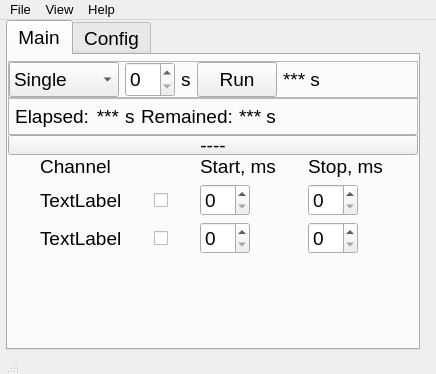
<?xml version="1.0" encoding="UTF-8"?>
<ui version="4.0">
 <class>MainWindow</class>
 <widget class="QMainWindow" name="MainWindow">
  <property name="geometry">
   <rect>
    <x>0</x>
    <y>0</y>
    <width>436</width>
    <height>374</height>
   </rect>
  </property>
  <property name="sizePolicy">
   <sizepolicy hsizetype="Maximum" vsizetype="Preferred">
    <horstretch>0</horstretch>
    <verstretch>0</verstretch>
   </sizepolicy>
  </property>
  <property name="font">
   <font>
    <pointsize>12</pointsize>
   </font>
  </property>
  <property name="windowTitle">
   <string>Emittance Plot Processing</string>
  </property>
  <property name="windowIcon">
   <iconset>
    <normaloff>icon.png</normaloff>icon.png</iconset>
  </property>
  <widget class="QWidget" name="centralwidget">
   <property name="sizePolicy">
    <sizepolicy hsizetype="Maximum" vsizetype="Preferred">
     <horstretch>0</horstretch>
     <verstretch>0</verstretch>
    </sizepolicy>
   </property>
   <layout class="QVBoxLayout" name="verticalLayout">
    <property name="spacing">
     <number>0</number>
    </property>
    <property name="leftMargin">
     <number>6</number>
    </property>
    <property name="topMargin">
     <number>0</number>
    </property>
    <property name="rightMargin">
     <number>6</number>
    </property>
    <property name="bottomMargin">
     <number>0</number>
    </property>
    <item>
     <widget class="QTabWidget" name="tabWidget">
      <property name="sizePolicy">
       <sizepolicy hsizetype="Maximum" vsizetype="Preferred">
        <horstretch>0</horstretch>
        <verstretch>0</verstretch>
       </sizepolicy>
      </property>
      <property name="font">
       <font>
        <pointsize>14</pointsize>
        <weight>50</weight>
        <bold>false</bold>
       </font>
      </property>
      <property name="focusPolicy">
       <enum>Qt::NoFocus</enum>
      </property>
      <property name="tabShape">
       <enum>QTabWidget::Rounded</enum>
      </property>
      <property name="currentIndex">
       <number>0</number>
      </property>
      <widget class="QWidget" name="tabWidgetPage2">
       <property name="sizePolicy">
        <sizepolicy hsizetype="Maximum" vsizetype="Expanding">
         <horstretch>0</horstretch>
         <verstretch>0</verstretch>
        </sizepolicy>
       </property>
       <attribute name="title">
        <string>Main</string>
       </attribute>
       <layout class="QVBoxLayout" name="verticalLayout_2">
        <property name="spacing">
         <number>0</number>
        </property>
        <property name="leftMargin">
         <number>0</number>
        </property>
        <property name="topMargin">
         <number>6</number>
        </property>
        <property name="rightMargin">
         <number>0</number>
        </property>
        <property name="bottomMargin">
         <number>0</number>
        </property>
        <item>
         <widget class="QFrame" name="frame_2">
          <property name="sizePolicy">
           <sizepolicy hsizetype="Preferred" vsizetype="Maximum">
            <horstretch>0</horstretch>
            <verstretch>0</verstretch>
           </sizepolicy>
          </property>
          <property name="frameShape">
           <enum>QFrame::StyledPanel</enum>
          </property>
          <property name="frameShadow">
           <enum>QFrame::Raised</enum>
          </property>
          <layout class="QHBoxLayout" name="horizontalLayout">
           <property name="leftMargin">
            <number>0</number>
           </property>
           <property name="topMargin">
            <number>0</number>
           </property>
           <property name="rightMargin">
            <number>0</number>
           </property>
           <property name="bottomMargin">
            <number>0</number>
           </property>
           <item>
            <widget class="QComboBox" name="comboBox">
             <property name="sizePolicy">
              <sizepolicy hsizetype="Preferred" vsizetype="Preferred">
               <horstretch>0</horstretch>
               <verstretch>0</verstretch>
              </sizepolicy>
             </property>
             <property name="minimumSize">
              <size>
               <width>110</width>
               <height>35</height>
              </size>
             </property>
             <property name="maximumSize">
              <size>
               <width>110</width>
               <height>35</height>
              </size>
             </property>
             <property name="baseSize">
              <size>
               <width>0</width>
               <height>0</height>
              </size>
             </property>
             <property name="font">
              <font>
               <pointsize>14</pointsize>
               <weight>50</weight>
               <bold>false</bold>
              </font>
             </property>
             <property name="currentIndex">
              <number>0</number>
             </property>
             <item>
              <property name="text">
               <string>Single</string>
              </property>
             </item>
             <item>
              <property name="text">
               <string>Periodical</string>
              </property>
             </item>
            </widget>
           </item>
           <item>
            <widget class="QSpinBox" name="spinBox">
             <property name="sizePolicy">
              <sizepolicy hsizetype="Preferred" vsizetype="Preferred">
               <horstretch>0</horstretch>
               <verstretch>0</verstretch>
              </sizepolicy>
             </property>
             <property name="minimumSize">
              <size>
               <width>0</width>
               <height>35</height>
              </size>
             </property>
             <property name="maximumSize">
              <size>
               <width>16777215</width>
               <height>35</height>
              </size>
             </property>
             <property name="font">
              <font>
               <pointsize>14</pointsize>
               <weight>50</weight>
               <bold>false</bold>
              </font>
             </property>
             <property name="keyboardTracking">
              <bool>false</bool>
             </property>
            </widget>
           </item>
           <item>
            <widget class="QLabel" name="label">
             <property name="sizePolicy">
              <sizepolicy hsizetype="Preferred" vsizetype="Preferred">
               <horstretch>0</horstretch>
               <verstretch>0</verstretch>
              </sizepolicy>
             </property>
             <property name="minimumSize">
              <size>
               <width>0</width>
               <height>35</height>
              </size>
             </property>
             <property name="maximumSize">
              <size>
               <width>16777215</width>
               <height>35</height>
              </size>
             </property>
             <property name="font">
              <font>
               <pointsize>14</pointsize>
               <weight>50</weight>
               <bold>false</bold>
              </font>
             </property>
             <property name="text">
              <string>s</string>
             </property>
            </widget>
           </item>
           <item>
            <widget class="QPushButton" name="pushButton">
             <property name="sizePolicy">
              <sizepolicy hsizetype="Preferred" vsizetype="Preferred">
               <horstretch>0</horstretch>
               <verstretch>0</verstretch>
              </sizepolicy>
             </property>
             <property name="minimumSize">
              <size>
               <width>0</width>
               <height>35</height>
              </size>
             </property>
             <property name="maximumSize">
              <size>
               <width>16777215</width>
               <height>35</height>
              </size>
             </property>
             <property name="font">
              <font>
               <pointsize>14</pointsize>
               <weight>50</weight>
               <bold>false</bold>
              </font>
             </property>
             <property name="text">
              <string>Run</string>
             </property>
             <property name="checkable">
              <bool>false</bool>
             </property>
            </widget>
           </item>
           <item>
            <widget class="QLabel" name="label_6">
             <property name="sizePolicy">
              <sizepolicy hsizetype="Preferred" vsizetype="Preferred">
               <horstretch>0</horstretch>
               <verstretch>0</verstretch>
              </sizepolicy>
             </property>
             <property name="minimumSize">
              <size>
               <width>0</width>
               <height>35</height>
              </size>
             </property>
             <property name="maximumSize">
              <size>
               <width>16777215</width>
               <height>35</height>
              </size>
             </property>
             <property name="font">
              <font>
               <pointsize>14</pointsize>
               <weight>50</weight>
               <bold>false</bold>
              </font>
             </property>
             <property name="text">
              <string>*** s</string>
             </property>
            </widget>
           </item>
           <item>
            <widget class="QPushButton" name="pushButton_29">
             <property name="enabled">
              <bool>false</bool>
             </property>
             <property name="sizePolicy">
              <sizepolicy hsizetype="Preferred" vsizetype="Preferred">
               <horstretch>0</horstretch>
               <verstretch>0</verstretch>
              </sizepolicy>
             </property>
             <property name="minimumSize">
              <size>
               <width>0</width>
               <height>35</height>
              </size>
             </property>
             <property name="maximumSize">
              <size>
               <width>16777215</width>
               <height>35</height>
              </size>
             </property>
             <property name="font">
              <font>
               <pointsize>14</pointsize>
               <weight>50</weight>
               <bold>false</bold>
              </font>
             </property>
             <property name="styleSheet">
              <string notr="true">QPushButton {
    border-style: outset;
}
</string>
             </property>
             <property name="text">
              <string notr="true"/>
             </property>
             <property name="icon">
              <iconset>
               <normaloff>leds/images48/ledred.png</normaloff>
               <normalon>leds/images48/ledgreen.png</normalon>leds/images48/ledred.png</iconset>
             </property>
             <property name="iconSize">
              <size>
               <width>36</width>
               <height>36</height>
              </size>
             </property>
             <property name="checkable">
              <bool>true</bool>
             </property>
             <property name="checked">
              <bool>true</bool>
             </property>
             <property name="autoDefault">
              <bool>true</bool>
             </property>
             <property name="default">
              <bool>false</bool>
             </property>
             <property name="flat">
              <bool>true</bool>
             </property>
            </widget>
           </item>
           <item>
            <spacer name="horizontalSpacer_2">
             <property name="orientation">
              <enum>Qt::Horizontal</enum>
             </property>
             <property name="sizeHint" stdset="0">
              <size>
               <width>40</width>
               <height>20</height>
              </size>
             </property>
            </spacer>
           </item>
          </layout>
         </widget>
        </item>
        <item>
         <widget class="QFrame" name="frame_4">
          <property name="sizePolicy">
           <sizepolicy hsizetype="Preferred" vsizetype="Maximum">
            <horstretch>0</horstretch>
            <verstretch>0</verstretch>
           </sizepolicy>
          </property>
          <property name="frameShape">
           <enum>QFrame::StyledPanel</enum>
          </property>
          <property name="frameShadow">
           <enum>QFrame::Raised</enum>
          </property>
          <layout class="QHBoxLayout" name="horizontalLayout_2">
           <property name="leftMargin">
            <number>6</number>
           </property>
           <property name="topMargin">
            <number>0</number>
           </property>
           <property name="rightMargin">
            <number>6</number>
           </property>
           <property name="bottomMargin">
            <number>0</number>
           </property>
           <item>
            <widget class="QLabel" name="label_2">
             <property name="sizePolicy">
              <sizepolicy hsizetype="Maximum" vsizetype="Preferred">
               <horstretch>0</horstretch>
               <verstretch>0</verstretch>
              </sizepolicy>
             </property>
             <property name="minimumSize">
              <size>
               <width>0</width>
               <height>35</height>
              </size>
             </property>
             <property name="maximumSize">
              <size>
               <width>16777215</width>
               <height>35</height>
              </size>
             </property>
             <property name="font">
              <font>
               <pointsize>14</pointsize>
               <weight>50</weight>
               <bold>false</bold>
              </font>
             </property>
             <property name="text">
              <string>Elapsed:</string>
             </property>
             <property name="alignment">
              <set>Qt::AlignRight|Qt::AlignTrailing|Qt::AlignVCenter</set>
             </property>
            </widget>
           </item>
           <item>
            <widget class="QLabel" name="label_3">
             <property name="sizePolicy">
              <sizepolicy hsizetype="Preferred" vsizetype="Preferred">
               <horstretch>0</horstretch>
               <verstretch>0</verstretch>
              </sizepolicy>
             </property>
             <property name="minimumSize">
              <size>
               <width>0</width>
               <height>35</height>
              </size>
             </property>
             <property name="maximumSize">
              <size>
               <width>16777215</width>
               <height>35</height>
              </size>
             </property>
             <property name="font">
              <font>
               <pointsize>14</pointsize>
               <weight>50</weight>
               <bold>false</bold>
              </font>
             </property>
             <property name="text">
              <string>***</string>
             </property>
             <property name="alignment">
              <set>Qt::AlignRight|Qt::AlignTrailing|Qt::AlignVCenter</set>
             </property>
            </widget>
           </item>
           <item>
            <widget class="QLabel" name="label_54">
             <property name="sizePolicy">
              <sizepolicy hsizetype="Maximum" vsizetype="Preferred">
               <horstretch>0</horstretch>
               <verstretch>0</verstretch>
              </sizepolicy>
             </property>
             <property name="minimumSize">
              <size>
               <width>0</width>
               <height>35</height>
              </size>
             </property>
             <property name="maximumSize">
              <size>
               <width>16777215</width>
               <height>35</height>
              </size>
             </property>
             <property name="font">
              <font>
               <pointsize>14</pointsize>
               <weight>50</weight>
               <bold>false</bold>
              </font>
             </property>
             <property name="text">
              <string>s</string>
             </property>
            </widget>
           </item>
           <item>
            <widget class="QLabel" name="label_4">
             <property name="sizePolicy">
              <sizepolicy hsizetype="Maximum" vsizetype="Preferred">
               <horstretch>0</horstretch>
               <verstretch>0</verstretch>
              </sizepolicy>
             </property>
             <property name="minimumSize">
              <size>
               <width>0</width>
               <height>35</height>
              </size>
             </property>
             <property name="maximumSize">
              <size>
               <width>16777215</width>
               <height>35</height>
              </size>
             </property>
             <property name="font">
              <font>
               <pointsize>14</pointsize>
               <weight>50</weight>
               <bold>false</bold>
              </font>
             </property>
             <property name="text">
              <string>Remained:</string>
             </property>
            </widget>
           </item>
           <item>
            <widget class="QLabel" name="label_5">
             <property name="sizePolicy">
              <sizepolicy hsizetype="Maximum" vsizetype="Preferred">
               <horstretch>0</horstretch>
               <verstretch>0</verstretch>
              </sizepolicy>
             </property>
             <property name="minimumSize">
              <size>
               <width>0</width>
               <height>35</height>
              </size>
             </property>
             <property name="maximumSize">
              <size>
               <width>16777215</width>
               <height>35</height>
              </size>
             </property>
             <property name="font">
              <font>
               <pointsize>14</pointsize>
               <weight>50</weight>
               <bold>false</bold>
              </font>
             </property>
             <property name="text">
              <string>*** s</string>
             </property>
            </widget>
           </item>
           <item>
            <spacer name="horizontalSpacer">
             <property name="orientation">
              <enum>Qt::Horizontal</enum>
             </property>
             <property name="sizeHint" stdset="0">
              <size>
               <width>40</width>
               <height>20</height>
              </size>
             </property>
            </spacer>
           </item>
          </layout>
         </widget>
        </item>
        <item>
         <widget class="QPushButton" name="pushButton_3">
          <property name="sizePolicy">
           <sizepolicy hsizetype="Expanding" vsizetype="Fixed">
            <horstretch>0</horstretch>
            <verstretch>0</verstretch>
           </sizepolicy>
          </property>
          <property name="minimumSize">
           <size>
            <width>0</width>
            <height>20</height>
           </size>
          </property>
          <property name="maximumSize">
           <size>
            <width>16777215</width>
            <height>20</height>
           </size>
          </property>
          <property name="text">
           <string>----</string>
          </property>
          <property name="flat">
           <bool>false</bool>
          </property>
         </widget>
        </item>
        <item>
         <widget class="QFrame" name="frame">
          <property name="sizePolicy">
           <sizepolicy hsizetype="Preferred" vsizetype="Preferred">
            <horstretch>0</horstretch>
            <verstretch>0</verstretch>
           </sizepolicy>
          </property>
          <property name="frameShape">
           <enum>QFrame::NoFrame</enum>
          </property>
          <property name="frameShadow">
           <enum>QFrame::Raised</enum>
          </property>
          <layout class="QGridLayout" name="gridLayout">
           <property name="leftMargin">
            <number>6</number>
           </property>
           <property name="topMargin">
            <number>0</number>
           </property>
           <property name="rightMargin">
            <number>6</number>
           </property>
           <property name="bottomMargin">
            <number>0</number>
           </property>
           <property name="verticalSpacing">
            <number>6</number>
           </property>
           <item row="1" column="1">
            <widget class="QCheckBox" name="checkBox_8">
             <property name="sizePolicy">
              <sizepolicy hsizetype="Maximum" vsizetype="Preferred">
               <horstretch>0</horstretch>
               <verstretch>0</verstretch>
              </sizepolicy>
             </property>
             <property name="font">
              <font>
               <pointsize>14</pointsize>
               <weight>50</weight>
               <bold>false</bold>
              </font>
             </property>
             <property name="text">
              <string/>
             </property>
            </widget>
           </item>
           <item row="1" column="2">
            <widget class="QSpinBox" name="spinBox_10">
             <property name="sizePolicy">
              <sizepolicy hsizetype="Maximum" vsizetype="Preferred">
               <horstretch>0</horstretch>
               <verstretch>0</verstretch>
              </sizepolicy>
             </property>
             <property name="font">
              <font>
               <pointsize>14</pointsize>
               <weight>50</weight>
               <bold>false</bold>
              </font>
             </property>
            </widget>
           </item>
           <item row="1" column="0">
            <widget class="QLabel" name="label_30">
             <property name="sizePolicy">
              <sizepolicy hsizetype="Maximum" vsizetype="Preferred">
               <horstretch>0</horstretch>
               <verstretch>0</verstretch>
              </sizepolicy>
             </property>
             <property name="font">
              <font>
               <pointsize>14</pointsize>
               <weight>50</weight>
               <bold>false</bold>
              </font>
             </property>
             <property name="text">
              <string>TextLabel</string>
             </property>
            </widget>
           </item>
           <item row="2" column="1">
            <widget class="QCheckBox" name="checkBox_9">
             <property name="sizePolicy">
              <sizepolicy hsizetype="Maximum" vsizetype="Preferred">
               <horstretch>0</horstretch>
               <verstretch>0</verstretch>
              </sizepolicy>
             </property>
             <property name="font">
              <font>
               <pointsize>14</pointsize>
               <weight>50</weight>
               <bold>false</bold>
              </font>
             </property>
             <property name="text">
              <string/>
             </property>
            </widget>
           </item>
           <item row="1" column="3">
            <widget class="QSpinBox" name="spinBox_11">
             <property name="sizePolicy">
              <sizepolicy hsizetype="Maximum" vsizetype="Preferred">
               <horstretch>0</horstretch>
               <verstretch>0</verstretch>
              </sizepolicy>
             </property>
             <property name="font">
              <font>
               <pointsize>14</pointsize>
               <weight>50</weight>
               <bold>false</bold>
              </font>
             </property>
            </widget>
           </item>
           <item row="0" column="3">
            <widget class="QLabel" name="label_32">
             <property name="sizePolicy">
              <sizepolicy hsizetype="Maximum" vsizetype="Preferred">
               <horstretch>0</horstretch>
               <verstretch>0</verstretch>
              </sizepolicy>
             </property>
             <property name="font">
              <font>
               <pointsize>14</pointsize>
               <weight>50</weight>
               <bold>false</bold>
              </font>
             </property>
             <property name="text">
              <string>Stop, ms</string>
             </property>
            </widget>
           </item>
           <item row="0" column="2">
            <widget class="QLabel" name="label_37">
             <property name="sizePolicy">
              <sizepolicy hsizetype="Maximum" vsizetype="Preferred">
               <horstretch>0</horstretch>
               <verstretch>0</verstretch>
              </sizepolicy>
             </property>
             <property name="font">
              <font>
               <pointsize>14</pointsize>
               <weight>50</weight>
               <bold>false</bold>
              </font>
             </property>
             <property name="text">
              <string>Start, ms</string>
             </property>
            </widget>
           </item>
           <item row="2" column="0">
            <widget class="QLabel" name="label_31">
             <property name="sizePolicy">
              <sizepolicy hsizetype="Maximum" vsizetype="Preferred">
               <horstretch>0</horstretch>
               <verstretch>0</verstretch>
              </sizepolicy>
             </property>
             <property name="font">
              <font>
               <pointsize>14</pointsize>
               <weight>50</weight>
               <bold>false</bold>
              </font>
             </property>
             <property name="text">
              <string>TextLabel</string>
             </property>
            </widget>
           </item>
           <item row="2" column="2">
            <widget class="QSpinBox" name="spinBox_12">
             <property name="sizePolicy">
              <sizepolicy hsizetype="Maximum" vsizetype="Preferred">
               <horstretch>0</horstretch>
               <verstretch>0</verstretch>
              </sizepolicy>
             </property>
             <property name="font">
              <font>
               <pointsize>14</pointsize>
               <weight>50</weight>
               <bold>false</bold>
              </font>
             </property>
            </widget>
           </item>
           <item row="0" column="0">
            <widget class="QLabel" name="label_33">
             <property name="sizePolicy">
              <sizepolicy hsizetype="Maximum" vsizetype="Preferred">
               <horstretch>0</horstretch>
               <verstretch>0</verstretch>
              </sizepolicy>
             </property>
             <property name="font">
              <font>
               <pointsize>14</pointsize>
               <weight>50</weight>
               <bold>false</bold>
              </font>
             </property>
             <property name="text">
              <string>Channel</string>
             </property>
             <property name="alignment">
              <set>Qt::AlignCenter</set>
             </property>
            </widget>
           </item>
           <item row="2" column="3">
            <widget class="QSpinBox" name="spinBox_13">
             <property name="sizePolicy">
              <sizepolicy hsizetype="Maximum" vsizetype="Preferred">
               <horstretch>0</horstretch>
               <verstretch>0</verstretch>
              </sizepolicy>
             </property>
             <property name="font">
              <font>
               <pointsize>14</pointsize>
               <weight>50</weight>
               <bold>false</bold>
              </font>
             </property>
            </widget>
           </item>
           <item row="3" column="0">
            <spacer name="verticalSpacer_2">
             <property name="orientation">
              <enum>Qt::Vertical</enum>
             </property>
             <property name="sizeHint" stdset="0">
              <size>
               <width>20</width>
               <height>40</height>
              </size>
             </property>
            </spacer>
           </item>
          </layout>
         </widget>
        </item>
        <item>
         <spacer name="verticalSpacer">
          <property name="sizePolicy">
           <sizepolicy hsizetype="Maximum" vsizetype="Preferred">
            <horstretch>0</horstretch>
            <verstretch>0</verstretch>
           </sizepolicy>
          </property>
          <property name="font">
           <font>
            <pointsize>14</pointsize>
            <weight>50</weight>
            <bold>false</bold>
           </font>
          </property>
          <property name="orientation">
           <enum>Qt::Vertical</enum>
          </property>
          <property name="sizeHint" stdset="0">
           <size>
            <width>20</width>
            <height>40</height>
           </size>
          </property>
         </spacer>
        </item>
       </layout>
      </widget>
      <widget class="QWidget" name="tabWidgetPage3">
       <property name="sizePolicy">
        <sizepolicy hsizetype="Maximum" vsizetype="Expanding">
         <horstretch>0</horstretch>
         <verstretch>0</verstretch>
        </sizepolicy>
       </property>
       <attribute name="title">
        <string notr="true">Config</string>
       </attribute>
       <layout class="QVBoxLayout" name="verticalLayout_7">
        <item>
         <widget class="QFrame" name="frame_10">
          <property name="sizePolicy">
           <sizepolicy hsizetype="Maximum" vsizetype="Preferred">
            <horstretch>0</horstretch>
            <verstretch>0</verstretch>
           </sizepolicy>
          </property>
          <property name="frameShape">
           <enum>QFrame::NoFrame</enum>
          </property>
          <property name="frameShadow">
           <enum>QFrame::Raised</enum>
          </property>
          <layout class="QGridLayout" name="gridLayout_4">
           <property name="sizeConstraint">
            <enum>QLayout::SetMinimumSize</enum>
           </property>
           <item row="0" column="0">
            <widget class="QCheckBox" name="checkBox_3">
             <property name="text">
              <string>RF ready check</string>
             </property>
            </widget>
           </item>
           <item row="3" column="0">
            <widget class="QLineEdit" name="lineEdit">
             <property name="sizePolicy">
              <sizepolicy hsizetype="Maximum" vsizetype="Fixed">
               <horstretch>0</horstretch>
               <verstretch>0</verstretch>
              </sizepolicy>
             </property>
            </widget>
           </item>
           <item row="1" column="0">
            <widget class="QCheckBox" name="checkBox">
             <property name="text">
              <string>Show unused channels</string>
             </property>
            </widget>
           </item>
           <item row="2" column="0">
            <widget class="QCheckBox" name="checkBox_4">
             <property name="text">
              <string>Additional check</string>
             </property>
            </widget>
           </item>
          </layout>
         </widget>
        </item>
       </layout>
      </widget>
     </widget>
    </item>
   </layout>
  </widget>
  <widget class="QMenuBar" name="menubar">
   <property name="geometry">
    <rect>
     <x>0</x>
     <y>0</y>
     <width>436</width>
     <height>34</height>
    </rect>
   </property>
   <property name="sizePolicy">
    <sizepolicy hsizetype="Maximum" vsizetype="Minimum">
     <horstretch>0</horstretch>
     <verstretch>0</verstretch>
    </sizepolicy>
   </property>
   <property name="font">
    <font>
     <pointsize>10</pointsize>
    </font>
   </property>
   <widget class="QMenu" name="menuFile">
    <property name="sizePolicy">
     <sizepolicy hsizetype="Preferred" vsizetype="Preferred">
      <horstretch>0</horstretch>
      <verstretch>0</verstretch>
     </sizepolicy>
    </property>
    <property name="font">
     <font>
      <pointsize>10</pointsize>
     </font>
    </property>
    <property name="title">
     <string>File</string>
    </property>
    <addaction name="actionQuit"/>
   </widget>
   <widget class="QMenu" name="menuView">
    <property name="title">
     <string>View</string>
    </property>
   </widget>
   <widget class="QMenu" name="menuHelp">
    <property name="title">
     <string>Help</string>
    </property>
    <addaction name="actionAbout"/>
   </widget>
   <addaction name="menuFile"/>
   <addaction name="menuView"/>
   <addaction name="menuHelp"/>
  </widget>
  <widget class="QStatusBar" name="statusbar">
   <property name="sizePolicy">
    <sizepolicy hsizetype="Maximum" vsizetype="Preferred">
     <horstretch>0</horstretch>
     <verstretch>0</verstretch>
    </sizepolicy>
   </property>
   <property name="font">
    <font>
     <pointsize>12</pointsize>
     <weight>75</weight>
     <bold>true</bold>
    </font>
   </property>
  </widget>
  <action name="actionOpen">
   <property name="text">
    <string>Open</string>
   </property>
   <property name="font">
    <font>
     <family>Tahoma</family>
     <pointsize>10</pointsize>
    </font>
   </property>
  </action>
  <action name="actionQuit">
   <property name="text">
    <string>Quit</string>
   </property>
  </action>
  <action name="actionPlot">
   <property name="checkable">
    <bool>true</bool>
   </property>
   <property name="checked">
    <bool>true</bool>
   </property>
   <property name="text">
    <string>Plot</string>
   </property>
  </action>
  <action name="actionLog">
   <property name="checkable">
    <bool>true</bool>
   </property>
   <property name="text">
    <string>Log</string>
   </property>
  </action>
  <action name="actionParameters">
   <property name="checkable">
    <bool>true</bool>
   </property>
   <property name="text">
    <string>Parameters</string>
   </property>
  </action>
  <action name="actionAbout">
   <property name="text">
    <string>About</string>
   </property>
  </action>
 </widget>
 <resources/>
 <connections/>
 <designerdata>
  <property name="gridDeltaX">
   <number>10</number>
  </property>
  <property name="gridDeltaY">
   <number>10</number>
  </property>
  <property name="gridSnapX">
   <bool>true</bool>
  </property>
  <property name="gridSnapY">
   <bool>true</bool>
  </property>
  <property name="gridVisible">
   <bool>true</bool>
  </property>
 </designerdata>
</ui>
